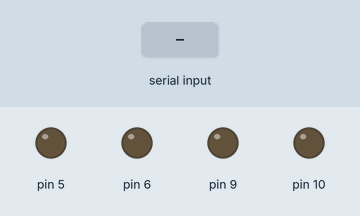
Bench run of a sketch on a simulated Arduino Uno, built with avr-gcc and run on an emulated ATmega328P. On the bench: output pins drawn as LEDs (lit = HIGH). The test bench sets the inputs (shaded band).

Above: at 1.2 s.
1.3 s: "a" received over the second serial link
At 2.7 s:
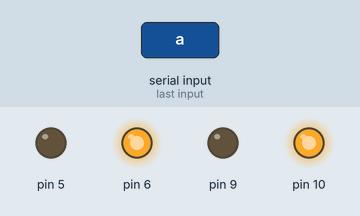
4.3 s: "e" received over the second serial link
At 6.3 s:
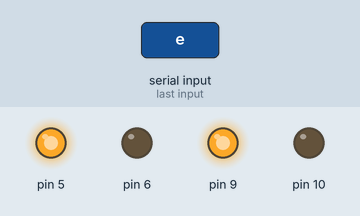
7.3 s: "d" received over the second serial link
At 8.7 s:
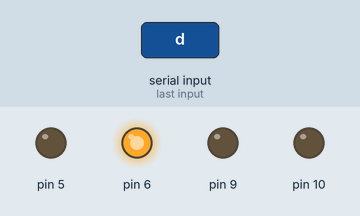
10.3 s: "b" received over the second serial link
At 12.3 s:
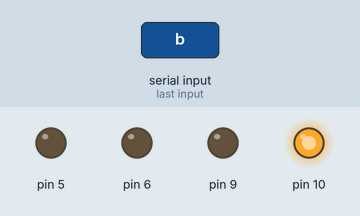
Timing chart, 0 to 13.8 s (numbered marks = the images above; inputs shaded):
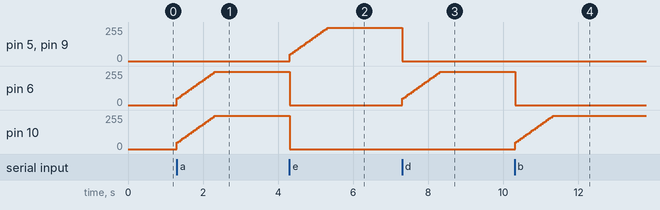

The sketch:

mainCode.ino
```cpp
#include <SoftwareSerial.h>
SoftwareSerial mySerial(7, 8); // RX, TX
char character;
int p= 0;
void setup()
{
  // set the data rate for the SoftwareSerial port
  mySerial.begin(9600);
  Serial.begin(9600);
  pinMode(9, OUTPUT);
  pinMode(10, OUTPUT);
  pinMode(5, OUTPUT);
  pinMode(6, OUTPUT);
}

void loop() // run over and over
{
  //String Data = "";
  //Serial.print(mySerial.read());

  if(mySerial.available()){
    character = mySerial.read();
    p= 50;
  }

  switch(character) {
  case 'a':
    analogWrite(9, 0);
    analogWrite(10, p);
    analogWrite(5, 0);
    analogWrite(6, p);
    break;
  case 'e':
    analogWrite(9, p);
    analogWrite(10, 0);
    analogWrite(5, p);
    analogWrite(6, 0);
    break;
  case 'd':
    analogWrite(9, 0);
    analogWrite(10, 0);
    analogWrite(5, 0);
    analogWrite(6, p);
    break;
  case 'b':
    analogWrite(9, 0);
    analogWrite(10, p);
    analogWrite(5, 0);
    analogWrite(6, 0);
    break;
  case 'c':
    analogWrite(9, 0);
    analogWrite(10, 0);
    analogWrite(5, 0);
    analogWrite(6, 0);
    p = 0;
    break;
    default:
    break;
  }
  delay(50);
  if(p < 250) p+= 10;


}
```

Measured:
- after the input at 1.3 s, pin 6, pin 10: moves from 0/255 to 250/255 over 1.0 s, starting at once
- after the input at 4.3 s, pin 5, pin 9: moves from 0/255 to 250/255 over 1.0 s, starting at once; pin 6, pin 10: 250/255 → 0/255 at once
- after the input at 7.3 s, pin 5, pin 9: 250/255 → 0/255 at once; pin 6: moves from 0/255 to 250/255 over 1.0 s, starting at once
- after the input at 10.3 s, pin 6: 250/255 → 0/255 at once; pin 10: moves from 0/255 to 250/255 over 1.0 s, starting at once
